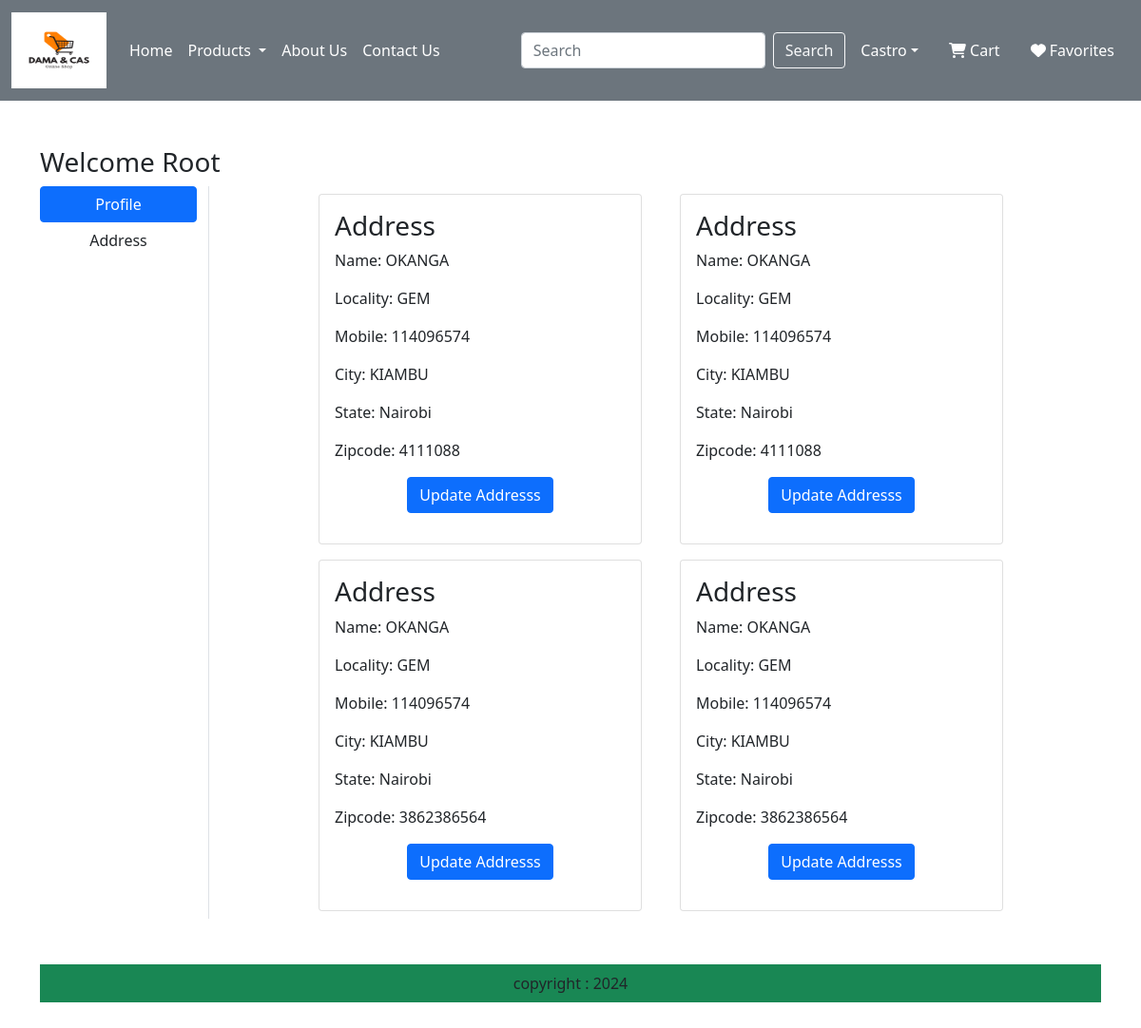
Before: /addres/ (signed in) with the older database file.
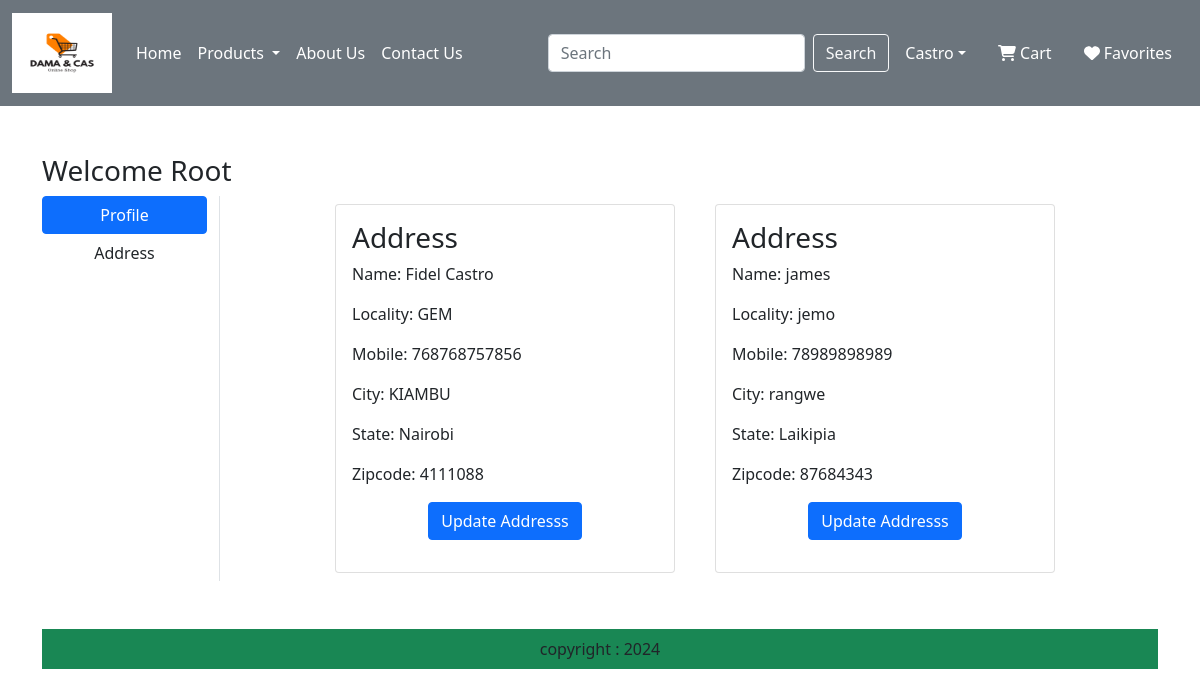
After: the same page with the newer database file.
### app/models.py (models this page shows, shortened)
class Customer(models.Model):
    user = models.ForeignKey(User,on_delete=models.CASCADE)
    name= models.CharField(max_length=200)
    locality=models.CharField(max_length=200)
    city=models.CharField(max_length=50)
    mobile=models.IntegerField(default=0)
    zipcode=models.IntegerField()
    state=models.CharField(choices=STATE_CHOICES, max_length=100)

### app/views.py (the view)
# urls.py: path('addres/',views.address, name='address'),
def address(request):
    add=Customer.objects.filter(user=request.user)
    return render(request, "app/address.html",locals())

### app/templates/app/address.html (shortened to what this page needs)
{% extends "app/base.html" %}
{% load static %}
{% block main-content %}
<div class="container my-5">
    <div class='row'>
        <h3>Welcome <span class="text-capitalize">{{request.user}}</span></h3>
     <div class="col-sm-2 border-end">
        <ul class="list-unstyled">
            <li class="d-grid"><a href="{% url "profile" %}" class="btn btn-primary">Profile</a></li>
            <li class="d-grid"><a href="{% url "address" %}" class="btn">Address</a></li>
        </ul>
     </div>
      <div class="col-sm-8 offset-sm-1">
        <div class="row">
            {% for ad in add %}
            <div class="col-sm-6">
                <div class="card m-2">
                    <div class="card-body">
                        <h3>Address{{forloop.Counter}}</h3>
                        <p>Name: {{ad.name}}</p>
                        <p>Locality: {{ad.locality}}</p>
                        <p>Mobile: {{ad.mobile}}</p>
                        <p>City: {{ad.city}}</p>
                        <p>State: {{ad.state}}</p>
                        <p>Zipcode: {{ad.zipcode}}</p>
                        <p class="text-center"><a href="{% url "updateAddress" pk=ad.id %}" type="button" class="btn btn-primary">Update Addresss</a></p>
                    </div>
                </div>
            </div>
            {% endfor %}
        </div>
      </div>
</div>
{% endblock main-content %}

Changed rows visible on the page:
removed Customer: name "OKANGA", locality "GEM", mobile "114096574", city "KIAMBU", state "Nairobi", zipcode "4111088"
removed Customer: name "OKANGA", locality "GEM", mobile "114096574", city "KIAMBU", state "Nairobi", zipcode "3862386564"
removed Customer: name "OKANGA", locality "GEM", mobile "114096574", city "KIAMBU", state "Nairobi", zipcode "3862386564"
changed Customer "GEM": name "OKANGA" → "Fidel Castro"; mobile "114096574" → "768768757856"
added Customer: name "james", locality "jemo", mobile "78989898989", city "rangwe", state "Laikipia", zipcode "87684343"
